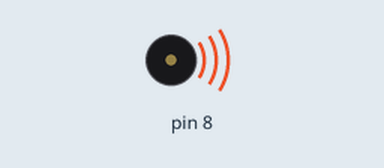
A sketch run on a simulated Arduino Uno, built with avr-gcc and run on an emulated ATmega328P. Parts: buzzer (waves = sounding).

Above: at 0.8 s.
At 5.12 s:
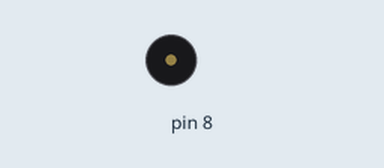
Timing chart, 0 to 6.0 s (numbered marks = the images above):
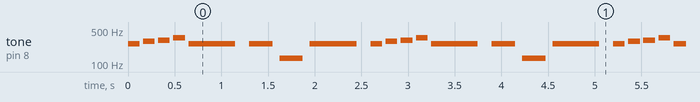

Measured:
- by itself, tone on pin 8: repeats every 2.6 s: silent 0.04 s, 294 Hz 0.13 s, silent 0.04 s, 311 Hz 0.13 s, silent 0.04 s, 349 Hz 0.13 s, silent 0.04 s, 262 Hz 0.50 s, silent 0.15 s, 262 Hz 0.25 s, silent 0.08 s, 131 Hz 0.25 s, silent 0.08 s, 262 Hz 0.50 s, silent 0.15 s, 262 Hz 0.13 s

The sketch:

main.ino
```cpp
#include <Arduino.h>

#include "note.h"

// notes in the melody:
int melody[] = {
    NOTE_C4, NOTE_G3, NOTE_G3, NOTE_A3, NOTE_G3, 0, NOTE_B3, NOTE_C4};

// note durations: 4 = quarter note, 8 = eighth note, etc.:
int noteDurations[] = {
    4, 8, 8, 4, 4, 4, 4, 4};

int melody2[] = {
    NOTE_C4, NOTE_C4, NOTE_C4, NOTE_C4, NOTE_C5, 0, 0, 0};
int noteDurations2[] = {
    8, 8, 8, 8, 2, 4, 4, 4};

int pinVal = 0;

class Sequence8
{
public:
    Sequence8()
    {
    }
    MusicalNote notes[8];

    void Play()
    {
        for (int iNote = 0; iNote < 8; iNote++)
        {
            // Play
            tone(8, notes[iNote].freq, notes[iNote].GetDurationMs());
            // Wait
            delay(notes[iNote].GetPauseMs());
            // Stop
            noTone(8);
        }
    }
};

class Sequence16
{
    MusicalNote notes[16];
};

Sequence8 seq;

void setup()
{
    Serial.begin(9600);

    // pinMode(A7, );
    //     int melody2[] = {
    //     NOTE_C4, NOTE_C4, NOTE_C4, NOTE_C4, NOTE_C5, 0, 0, 0};
    // int noteDurations2[] = {
    //     8, 8, 8, 8, 2, 4, 4, 4};
    seq.notes[0] = MusicalNote(NOTE_C4, 8);
    seq.notes[1] = MusicalNote(NOTE_D4, 8);
    seq.notes[2] = MusicalNote(NOTE_DS4, 8);
    seq.notes[3] = MusicalNote(NOTE_F4, 8);
    seq.notes[4] = MusicalNote(NOTE_C4, 2);
    seq.notes[5] = MusicalNote(NOTE_C4, 4);
    seq.notes[6] = MusicalNote(NOTE_C3, 4);
    seq.notes[7] = MusicalNote(NOTE_C4, 2);
}

int noteMin = 31;
int noteMax = 4978;
int noteRange = noteMax - noteMin;

void loop()
{
    seq.Play();

    // 0-1023
    // pinVal += analogRead(A7);
    // pinVal /= 2;

    // float pinValNorm = pinVal / 1024.0;
    // int hz = pinValNorm * noteRange;

    // tone(8, hz, 400);
    // delay(100);
    // noTone(8);
    // // Debug
    // Serial.println(String(pinVal) + " " + String(hz) + " hz");
}
```

note.h
```cpp
#include "pitches.h"

class MusicalNote
{
public:
    MusicalNote()
    {
    }
    MusicalNote(int f, int d)
    {
        freq = f;
        duration = d;
    }
    int freq;
    // note durations: 4 = quarter note, 8 = eighth note, etc.:
    int duration;
    // Duration in milliseconds
    int GetDurationMs()
    {
        return 1000 / duration;
    }
    // Get ideal pause duration
    int GetPauseMs()
    {
        // to distinguish the notes, set a minimum time between them.
        // the note's duration + 30% seems to work well:
        return GetDurationMs() * 1.30;
    }
};
```

pitches.h
```cpp
/*************************************************
 * Public Constants
 *************************************************/

#define NOTE_B0 31
#define NOTE_C1 33
#define NOTE_CS1 35
#define NOTE_D1 37
#define NOTE_DS1 39
#define NOTE_E1 41
#define NOTE_F1 44
#define NOTE_FS1 46
#define NOTE_G1 49
#define NOTE_GS1 52
#define NOTE_A1 55
#define NOTE_AS1 58
#define NOTE_B1 62
#define NOTE_C2 65
#define NOTE_CS2 69
#define NOTE_D2 73
#define NOTE_DS2 78
#define NOTE_E2 82
#define NOTE_F2 87
#define NOTE_FS2 93
#define NOTE_G2 98
#define NOTE_GS2 104
#define NOTE_A2 110
#define NOTE_AS2 117
#define NOTE_B2 123
#define NOTE_C3 131
#define NOTE_CS3 139
#define NOTE_D3 147
#define NOTE_DS3 156
#define NOTE_E3 165
#define NOTE_F3 175
#define NOTE_FS3 185
#define NOTE_G3 196
#define NOTE_GS3 208
#define NOTE_A3 220
#define NOTE_AS3 233
#define NOTE_B3 247
#define NOTE_C4 262
#define NOTE_CS4 277
#define NOTE_D4 294
#define NOTE_DS4 311
#define NOTE_E4 330
#define NOTE_F4 349
#define NOTE_FS4 370
#define NOTE_G4 392
#define NOTE_GS4 415
#define NOTE_A4 440
#define NOTE_AS4 466
#define NOTE_B4 494
#define NOTE_C5 523
#define NOTE_CS5 554
#define NOTE_D5 587
#define NOTE_DS5 622
#define NOTE_E5 659
#define NOTE_F5 698
#define NOTE_FS5 740
#define NOTE_G5 784
#define NOTE_GS5 831
#define NOTE_A5 880
#define NOTE_AS5 932
#define NOTE_B5 988
#define NOTE_C6 1047
#define NOTE_CS6 1109
#define NOTE_D6 1175
#define NOTE_DS6 1245
#define NOTE_E6 1319
#define NOTE_F6 1397
#define NOTE_FS6 1480
#define NOTE_G6 1568
#define NOTE_GS6 1661
#define NOTE_A6 1760
#define NOTE_AS6 1865
#define NOTE_B6 1976
#define NOTE_C7 2093
#define NOTE_CS7 2217
#define NOTE_D7 2349
#define NOTE_DS7 2489
#define NOTE_E7 2637
#define NOTE_F7 2794
#define NOTE_FS7 2960
#define NOTE_G7 3136
#define NOTE_GS7 3322
#define NOTE_A7 3520
#define NOTE_AS7 3729
#define NOTE_B7 3951
#define NOTE_C8 4186
#define NOTE_CS8 4435
#define NOTE_D8 4699
#define NOTE_DS8 4978
```
